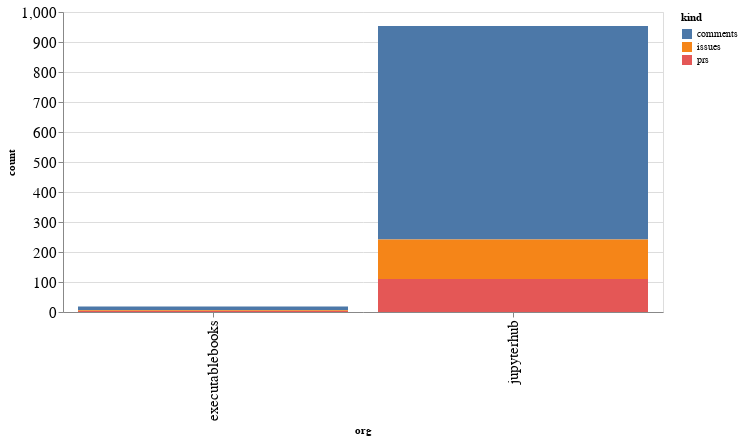

Notebook code cell kept with this figure:
### Code cell
alt.Chart(org_summaries, width=600).mark_bar().encode(
    x='org',
    y='count',
    color='kind',
    tooltip="org"
)

### Figure 1 — Vega-Lite specification as saved in the notebook (floating-point values rounded to 4 significant figures)
{"config": {"axisLeft": {"labelFontSize": 15}, "axisBottom": {"labelFontSize": 15}}, "data": {"name": "data-013fde8e20a8f6706f17c70ca45f8541"}, "mark": "bar", "encoding": {"color": {"type": "nominal", "field": "kind"}, "tooltip": {"type": "nominal", "field": "org"}, "x": {"type": "nominal", "field": "org"}, "y": {"type": "quantitative", "field": "count"}}, "width": 600, "$schema": "https://vega.github.io/schema/vega-lite/v4.8.1.json", "datasets": {"data-013fde8e20a8f6706f17c70ca45f8541": [{"org": "executablebooks", "kind": "comments", "count": 12}, {"org": "executablebooks", "kind": "issues", "count": 3}, {"org": "executablebooks", "kind": "prs", "count": 3}, {"org": "jupyterhub", "kind": "comments", "count": 711}, {"org": "jupyterhub", "kind": "issues", "count": 132}, {"org": "jupyterhub", "kind": "prs", "count": 110}]}}
